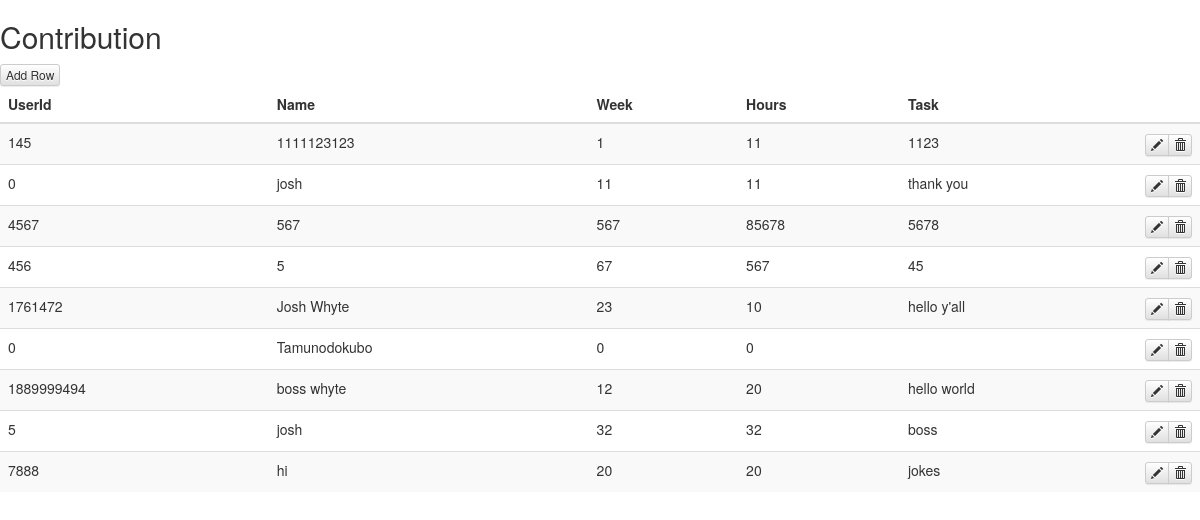
Page /Contributions/index.php on the committed database.
### tables this page shows
CREATE TABLE `contribution` (
  `id` int(11) NOT NULL,
  `user_id` int(11) NOT NULL,
  `name` varchar(255) DEFAULT NULL,
  `week_id` int(11) DEFAULT NULL,
  `hours` int(11) DEFAULT NULL,
  `task` varchar(255) DEFAULT NULL
);

### Contributions/index.php (the view, shortened to what this page needs)
<?php
include_once("db_connect.php");
include("header.php");
?>
	<h2>Contribution</h2>
<table id="data_table" class="table table-striped">
<thead>
<tr>
<th>UserId</th>
<th>Name</th>
<th>Week</th>
<th>Hours</th>
<th>Task</th>
</tr>
</thead>
<tbody>
<button type="button" class="tabledit-add-button btn btn-xs btn-default" id="button">Add Row</button>
<?php
$sql_query = "SELECT id, user_id, name, week_id, hours, task FROM contribution LIMIT 10";
$resultset = mysqli_query($conn, $sql_query) or die("database error:". mysqli_error($conn));
while( $contribution = mysqli_fetch_assoc($resultset) ) {
?>
<tr id="<?php echo $contribution ['id']; ?>">
<td><?php echo $contribution ['user_id']; ?></td>
<td><?php echo $contribution ['name']; ?></td>
<td><?php echo $contribution ['week_id']; ?></td>
<td><?php echo $contribution ['hours']; ?></td>
<td><?php echo $contribution ['task']; ?></td>
</tr>
<?php } ?>
</tbody>
</table>
<?php include('footer.php');?>

### Contributions/header.php (shortened to what this page needs)
<!DOCTYPE html>
<html>
<head>
<link rel="stylesheet" href="https://maxcdn.bootstrapcdn.com/bootstrap/3.3.5/css/bootstrap.min.css">
<link rel="stylesheet" href="https://maxcdn.bootstrapcdn.com/bootstrap/3.3.5/css/bootstrap-theme.min.css">

### Contributions/footer.php (shortened to what this page needs)
</body></html>

### rows in the picture
contribution: user "145", name "1111123123", week "1", hours "11", task "1123"
contribution: user "0", week "11", hours "11"
contribution: user "4567", name "567", week "567", hours "85678", task "5678"
contribution: user "456", name "5", week "67", hours "567", task "45"
contribution: user "1761472", week "23", hours "10"
contribution: user "0", week "0", hours "0"
contribution: user "1889999494", week "12", hours "20"
contribution: user "5", week "32", hours "32"
contribution: user "7888", week "20", hours "20"
